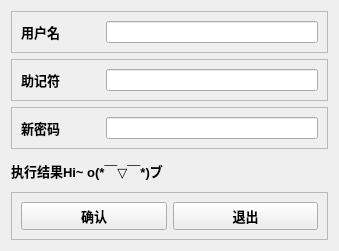
<?xml version="1.0" encoding="UTF-8"?>
<ui version="4.0">
 <class>Form</class>
 <widget class="QWidget" name="Form">
  <property name="geometry">
   <rect>
    <x>0</x>
    <y>0</y>
    <width>339</width>
    <height>251</height>
   </rect>
  </property>
  <property name="windowTitle">
   <string>找回密码</string>
  </property>
  <layout class="QVBoxLayout" name="verticalLayout" stretch="0,0,0,0,0">
   <item>
    <widget class="QFrame" name="frame">
     <property name="frameShape">
      <enum>QFrame::StyledPanel</enum>
     </property>
     <property name="frameShadow">
      <enum>QFrame::Raised</enum>
     </property>
     <layout class="QHBoxLayout" name="horizontalLayout_2" stretch="3,8">
      <item>
       <widget class="QLabel" name="label">
        <property name="font">
         <font>
          <family>Arial Black</family>
          <pointsize>10</pointsize>
          <weight>75</weight>
          <bold>true</bold>
         </font>
        </property>
        <property name="text">
         <string>用户名</string>
        </property>
       </widget>
      </item>
      <item>
       <widget class="QLineEdit" name="name1"/>
      </item>
     </layout>
    </widget>
   </item>
   <item>
    <widget class="QFrame" name="frame_4">
     <property name="frameShape">
      <enum>QFrame::StyledPanel</enum>
     </property>
     <property name="frameShadow">
      <enum>QFrame::Raised</enum>
     </property>
     <layout class="QHBoxLayout" name="horizontalLayout_4" stretch="3,8">
      <item>
       <widget class="QLabel" name="label_3">
        <property name="font">
         <font>
          <family>Arial Black</family>
          <pointsize>10</pointsize>
          <weight>75</weight>
          <bold>true</bold>
         </font>
        </property>
        <property name="text">
         <string>助记符</string>
        </property>
       </widget>
      </item>
      <item>
       <widget class="QLineEdit" name="pwd"/>
      </item>
     </layout>
    </widget>
   </item>
   <item>
    <widget class="QFrame" name="frame_3">
     <property name="frameShape">
      <enum>QFrame::StyledPanel</enum>
     </property>
     <property name="frameShadow">
      <enum>QFrame::Raised</enum>
     </property>
     <layout class="QHBoxLayout" name="horizontalLayout_3" stretch="3,8">
      <item>
       <widget class="QLabel" name="label_2">
        <property name="font">
         <font>
          <family>Arial Black</family>
          <pointsize>10</pointsize>
          <weight>75</weight>
          <bold>true</bold>
         </font>
        </property>
        <property name="text">
         <string>新密码</string>
        </property>
       </widget>
      </item>
      <item>
       <widget class="QLineEdit" name="pwd_new"/>
      </item>
     </layout>
    </widget>
   </item>
   <item>
    <widget class="QLabel" name="tip">
     <property name="font">
      <font>
       <family>Arial</family>
       <pointsize>10</pointsize>
       <weight>75</weight>
       <bold>true</bold>
      </font>
     </property>
     <property name="text">
      <string>执行结果Hi~ o(*￣▽￣*)ブ</string>
     </property>
    </widget>
   </item>
   <item>
    <widget class="QFrame" name="frame_2">
     <property name="frameShape">
      <enum>QFrame::StyledPanel</enum>
     </property>
     <property name="frameShadow">
      <enum>QFrame::Raised</enum>
     </property>
     <layout class="QHBoxLayout" name="horizontalLayout">
      <item>
       <widget class="QPushButton" name="confim">
        <property name="font">
         <font>
          <family>Arial Black</family>
          <pointsize>10</pointsize>
          <weight>75</weight>
          <bold>true</bold>
         </font>
        </property>
        <property name="text">
         <string>确认</string>
        </property>
       </widget>
      </item>
      <item>
       <widget class="QPushButton" name="cancel">
        <property name="font">
         <font>
          <family>Arial Black</family>
          <pointsize>10</pointsize>
          <weight>75</weight>
          <bold>true</bold>
         </font>
        </property>
        <property name="text">
         <string>退出</string>
        </property>
       </widget>
      </item>
     </layout>
    </widget>
   </item>
  </layout>
 </widget>
 <resources/>
 <connections/>
</ui>
